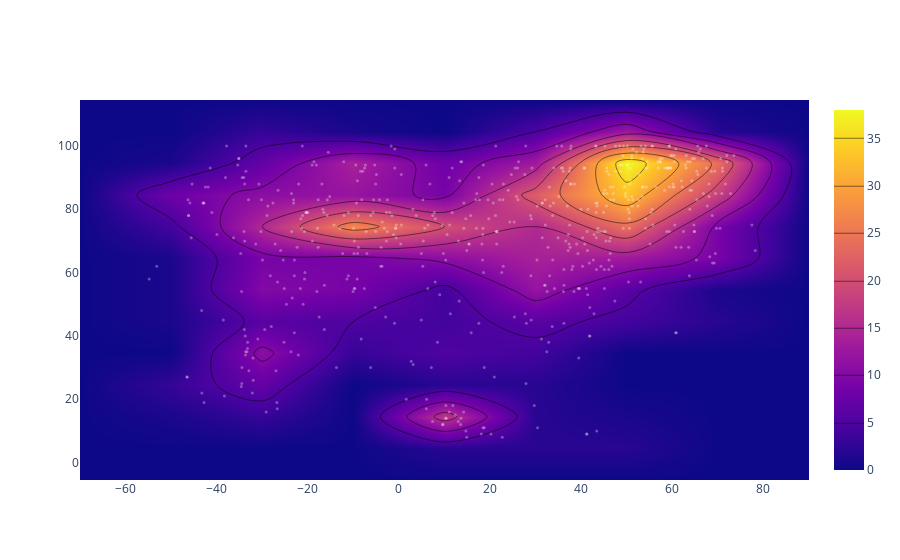

Here is the notebook cell this chart was saved with:
### Markdown cell above
#### Latitude vs. Humidity Plot

### Code cell
y_2 = c_df['Humidity']

iplot([go.Histogram2dContour(x = x, y = y_2, contours = dict(coloring = 'heatmap')),
       go.Scatter(x = x, y = y_2, mode = 'markers', marker = dict(color = 'white', size = 3, opacity = 0.3))], show_link = False)

#Save and Show Figure
# plt.savefig('lat_vs_humidity_PLOTLY.png')

### Figure 1 — Plotly figure (JSON) as saved in the notebook; plotly's stock layout.template omitted (floating-point values rounded to 4 significant figures; data arrays with more than 128 entries replaced by an {"elided": "..."} marker saying what was removed)
{"data": [{"autocontour": true, "contours": {"coloring": "heatmap", "end": 35, "size": 5, "start": 5}, "type": "histogram2dcontour", "x": {"elided": "560 float values"}, "y": {"elided": "560 int values"}}, {"marker": {"color": "white", "opacity": 0.3, "size": 3}, "mode": "markers", "type": "scatter", "x": {"elided": "560 float values"}, "y": {"elided": "560 int values"}}], "layout": {"autosize": true, "xaxis": {"autorange": true, "range": [-70, 90], "type": "linear"}, "yaxis": {"autorange": true, "range": [-5.5, 114.5], "type": "linear"}}}
